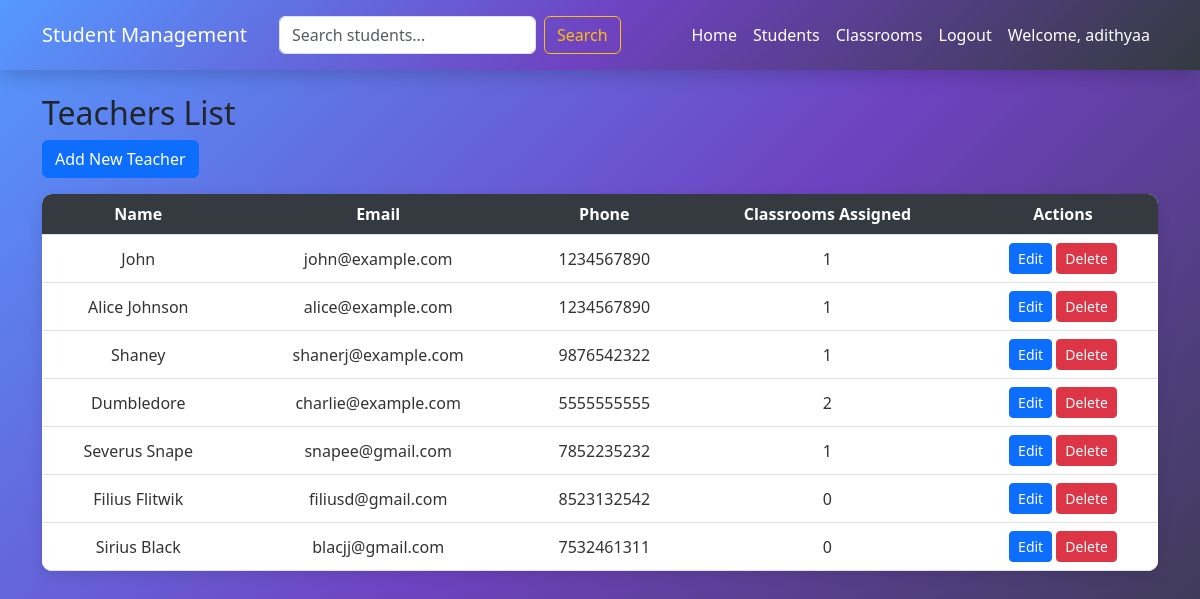
Page /base/teachers/ (signed in) on the committed database.
### base/models.py (models this page shows, shortened)
class Teacher(models.Model):
    name = models.CharField(max_length=150)
    email = models.EmailField(unique=True)
    phone_number = models.CharField(max_length=15)
    hire_date = models.DateField(null=True, blank=True)

### base/views.py (the view)
# urls.py: path('teachers/', views.teacher_list, name='teacher_list'),
@login_required
def teacher_list(request):
    teachers = Teacher.objects.all()
    for teacher in teachers:
        teacher.classroom_count = teacher.classrooms.count()  # Ensure this field is available
    form = TeacherForm()  # Create an instance of the form
    return render(request, 'base/teacher_list.html', {'teachers': teachers, 'form': form})

### base/forms.py
class TeacherForm(forms.ModelForm):
    class Meta:
        model = Teacher
        fields = ['name', 'email', 'phone_number', 'hire_date']
        widgets = {
            'name': forms.TextInput(attrs={'class': 'form-control'}),
            'email': forms.EmailInput(attrs={'class': 'form-control'}),
            'phone_number': forms.TextInput(attrs={'class': 'form-control'}),
            'hire_date': forms.DateInput(attrs={'class': 'form-control', 'type': 'date'}),
        }

### base/templates/base/teacher_list.html
{% extends 'base/base.html' %}
{% block content %}
<h2>Teachers List</h2>
<a href="{% url 'add_teacher' %}" class="btn btn-primary mb-3">Add New Teacher</a>
<table class="table">
    <thead>
        <tr>
            <th>Name</th>
            <th>Email</th>
            <th>Phone</th>
            <th>Classrooms Assigned</th>
            <th>Actions</th>
        </tr>
    </thead>
    <tbody>
        {% for teacher in teachers %}
        <tr>
            <td>{{ teacher.name }}</td>
            <td>{{ teacher.email }}</td>
            <td>{{ teacher.phone_number }}</td>
            <td>{{ teacher.classroom_count }}</td>
            <td>
                <a href="{% url 'edit_teacher' teacher.id %}" class="btn btn-primary btn-sm">Edit</a>
                <a href="{% url 'delete_teacher' teacher.id %}" class="btn btn-sm btn-danger" onclick="return confirm('Are you sure you want to delete this teacher?');">Delete</a>
            </td>
        </tr>
        {% endfor %}
    </tbody>
</table>
{% endblock %}

### base/templates/base/base.html (shortened to what this page needs)
<!DOCTYPE html>
<html lang="en">
<head>
    <link rel="stylesheet" href="https://cdn.jsdelivr.net/npm/bootstrap@5.3.0/dist/css/bootstrap.min.css">
</head>
<body>
    <nav class="navbar navbar-expand-lg navbar-dark">
        <div class="container">
            <a class="navbar-brand" href="{% url 'home' %}">Student Management</a>
            <form class="d-flex ms-3" method="GET" action="{% url 'student_list' %}">
                <input class="form-control me-2" type="search" name="q" placeholder="Search students..." value="{{ request.GET.q }}">
                <button class="btn btn-outline-warning" type="submit">Search</button>
            </form>
            <div class="collapse navbar-collapse" id="navbarNav">
                <ul class="navbar-nav ms-auto">
                    {% if user.is_authenticated %}
                        <li class="nav-item"><a class="nav-link" href="{% url 'home' %}">Home</a></li>
                        <li class="nav-item"><a class="nav-link" href="{% url 'student_list' %}">Students</a></li>
                        <li class="nav-item"><a class="nav-link" href="{% url 'classroom_list' %}">Classrooms</a></li>
                        <li class="nav-item"><a class="nav-link" href="{% url 'logout' %}">Logout</a></li>
                        <li class="nav-item">
                            <span class="nav-link">Welcome, {{ user.username }}</span>
                        </li>
                    {% else %}
                        <li class="nav-item"><a class="nav-link" href="{% url 'login' %}">Login</a></li>
                    {% endif %}
                </ul>
            </div>
        </div>
    </nav>
    <div class="container mt-4">
        {% block content %}
        {% endblock %}
    </div>
</body>
</html>

### base/templates/base/base.html (style rules this page uses)
html, body { height: 100%; margin: 0; padding: 0; }
body { background: linear-gradient(135deg, #5599ff 0%, #6f42c1 50%, #343a40 100%); font-family: 'Segoe UI', sans-serif; background-attachment: fixed; background-repeat: no-repeat; background-size: cover; }
.navbar { background: linear-gradient(135deg, #5599ff 0%, #6f42c1 50%, #343a40 100%); padding: 15px 30px; box-shadow: 0 4px 20px rgba(0, 0, 0, 0.2); }
.navbar-brand, .navbar-nav .nav-link { color: #fff !important; font-weight: 500; transition: color 0.3s ease; }
table.table { background-color: #fff; border-radius: 10px; overflow: hidden; box-shadow: 0 4px 15px rgba(0, 0, 0, 0.1); }
table.table thead th { background-color: #343a40 !important; color: #fff !important; text-align: center; vertical-align: middle !important; }
table.table tbody td { text-align: center; vertical-align: middle !important; color: #333; }

### rows in the picture
Teacher: name "John", email "john@example.com", phone_number "1234567890", classroom_count "1"
Teacher: name "Alice Johnson", email "alice@example.com", phone_number "1234567890", classroom_count "1"
Teacher: name "Shaney", email "shanerj@example.com", phone_number "9876542322", classroom_count "1"
Teacher: name "Dumbledore", email "charlie@example.com", phone_number "5555555555", classroom_count "2"
Teacher: name "Severus Snape", email "snapee@gmail.com", phone_number "7852235232", classroom_count "1"
Teacher: name "Filius Flitwik", email "filiusd@gmail.com", phone_number "8523132542", classroom_count "0"
Teacher: name "Sirius Black", email "blacjj@gmail.com", phone_number "7532461311", classroom_count "0"

### other values in the picture
{{ user.username }} "adithyaa"
